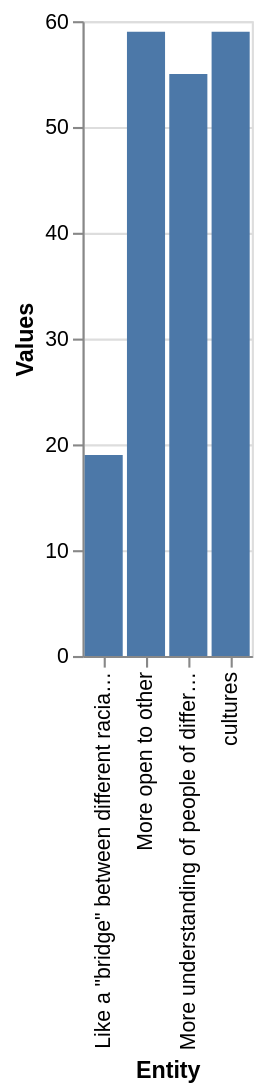

The specification (Vega-Lite) saved for this image:
### Vega-Lite specification from a JSON file in a GitHub repository (floating-point values rounded to 4 significant figures)
{"$schema": "https://vega.github.io/schema/vega-lite/v5.json", "description": "Bar chart auto-generated from CSV", "data": {"values": [{"Entity": "Like a \"bridge\" between different racial groups", "Values": "19.0"}, {"Entity": "More understanding of people of different racial backgrounds", "Values": "55.0"}, {"Entity": "cultures", "Values": "59.0"}, {"Entity": "More open to other", "Values": "59.0"}]}, "mark": "bar", "encoding": {"x": {"field": "Entity", "type": "ordinal"}, "y": {"field": "Values", "type": "quantitative"}}}
